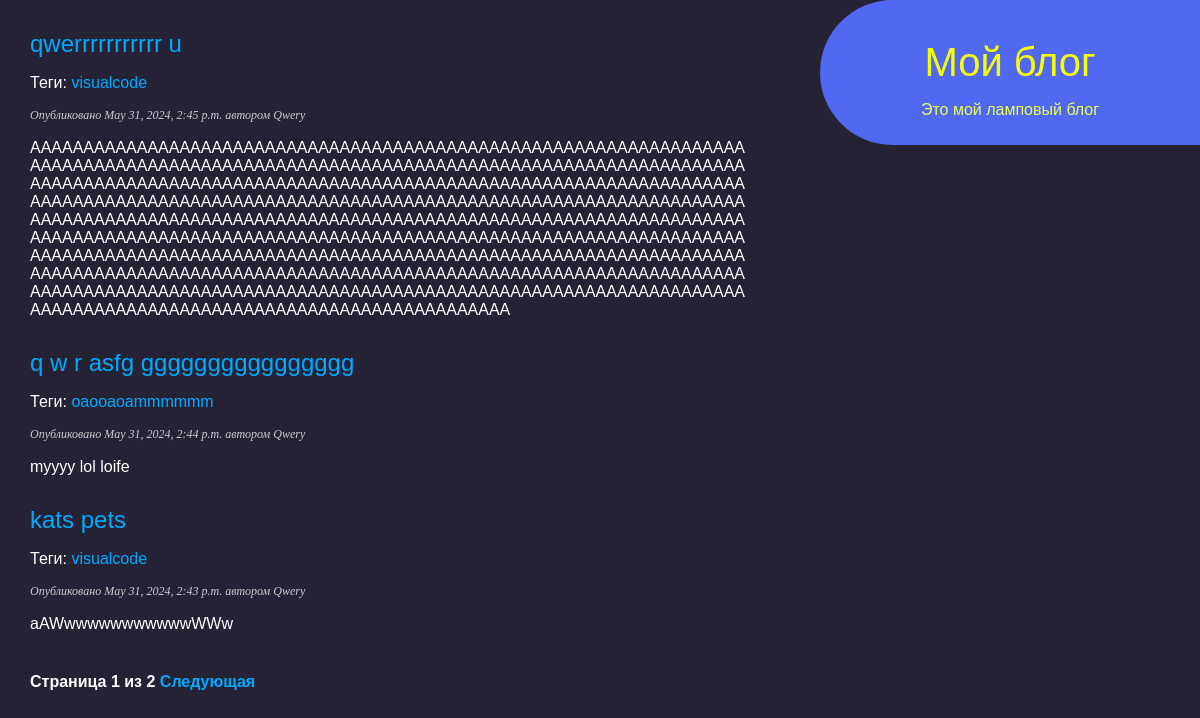
Screenshot of /blog/ with the database file from the repository.
### blog/models.py (models this page shows, shortened)
class Post(models.Model):
    class Status(models.TextChoices): #сокращенный и полный варик в выпадающем списке
        DRAFT = "DF", "Draft"
        PUBLISHED = "PB", 'Published'
    tags = TaggableManager()
    title = models.CharField(max_length=200)
    slug = models.SlugField(max_length=200)
    author = models.ForeignKey(User,
                               on_delete=models.CASCADE,
                               related_name='blog_posts')
    body = models.TextField()
    publish = models.DateTimeField(default=timezone.now)
    created = models.DateTimeField(auto_now_add=True)
    updated = models.DateTimeField(auto_now=True)
    status = models.CharField(max_length=2, choices=Status.choices, default=Status.DRAFT)
    objects = models.Manager()
    published = PublishedManager()
    class Meta:
        ordering = ['-publish'] #сортировка по времени публикации поста, убывающий
        indexes = [
            models.Index(fields=['-publish'])
        ]

### blog/views.py (the view)
# urls.py: path('', views.PostListView.as_view(), name = 'post_list'), # ссылка, вьюшка, нэйм для html
class PostListView(ListView):
    queryset = Post.published.all()
    context_object_name = 'posts'
    paginate_by = 3
    template_name = 'blog/post/list.html'

### blog/templates/blog/post/list.html (shortened to what this page needs)
{% extends "blog/base.html" %}
{% block content %}
{%for post in posts %}
<h2>
    <a href="{% url 'blog:post_detail' post.id %}">
        {{post.title}}
    </a>
</h2>
<p class = "tags">
     Теги:
     {% for tag in post.tags.all%}
    <a href = "{% url "blog:post_list_by_tag" tag.slug %}">
        {{tag.name}}
    </a>
        {%endfor%}
    </p>
<p class = "date">
    Опубликовано {{post.publish}} автором {{post.author}}
</p>
{{ post.body|truncatewords:30|linebreaks}}
{%endfor %}
{% include "pagination.html" with page=page_obj %}
{% endblock %}

### blog/static/css/blog.css (style rules this page uses)
body { margin:0; padding:0; font-family:helvetica, sans-serif; background-color: #252236; }
a { color:#00abff; text-decoration:none; }
h2 { font-weight:normal; color: #75fff8; margin:30px 0 0; }
p.date { color:#ccc; font-family: georgia, serif; font-size: 12px; font-style: italic; }

### rows the page displays
Post: title "qwerrrrrrrrrrr u", publish "May 31, 2024, 2:45 p.m.", author "Qwery", body "AAAAAAAAAAAAAAAAAAAAAAAAAAAAAAAAAAAAAAAAAAAAAAAAAAAAAAAAAAAAAAAAAAAAAAAAAAAAAAAAAAAAAAAAAAAAAAAAAAAAAAAAAAAAAAAAAAAAAAAAAAAAAAAAAAAAAAAAAAAAAAAAAAAAAAAAAAAAAAAAAAAAAAAAAAAAAAAAAAAAAAAAAAAAAAAAAAAAAAAAAAAAAAAAAAAAAAAAAAAAAAAAAAAAAAAAAAAAAAAAAAAAAAAAAAAAAAAAAAAAAAAAAAAAAAAAAAAAAAAAAAAAAAAAAAAAAAAAAAAAAAAAAAAAAAAAAAAAAAAAAAAAAAAAAAAAAAAAAAAAAAAAAAAAAAAAAAAAAAAAAAAAAAAAAAAAAAAAAAAAAAAAAAAAAAAAAAAAAAAAAAAAAAAAAAAAAAAAAAAAAAAAAAAAAAAAAAAAAAAAAAAAAAAAAAAAAAAAAAAAAAAAAAAAAAAAAAAAAAAAAAAAAAAAAAAAAAAAAAAAAAAAAAAAAAAAAAAAAAAAAAAAAAAAAAAAAAAAAAAAAAAAAAAAAAAAAAAAAAAAAAAAAAAAAAAAAAAAAAAAAAAAAAAAAAAAAAAAAAAAAAAAAAAAAAAAAAAAAAAAAAAAAAAAAAAAAAAAAAAAAAAAAAAA"
Tag: name "visualcode"
Post: title "q w r asfg gggggggggggggggg", publish "May 31, 2024, 2:44 p.m.", author "Qwery", body "myyyy lol loife"
Tag: name "oaooaoammmmmm"
Post: title "kats pets", publish "May 31, 2024, 2:43 p.m.", author "Qwery", body "aAWwwwwwwwwwwwWWw"

### other values shown
{{ page.number }} "1"
{{ page.paginator.num_pages }} "2"
